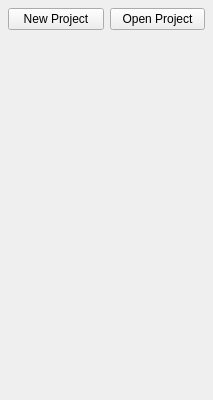
<?xml version="1.0" encoding="UTF-8"?>
<ui version="4.0">
 <class>SidebarSplit</class>
 <widget class="QWidget" name="SidebarSplit">
  <property name="geometry">
   <rect>
    <x>0</x>
    <y>0</y>
    <width>213</width>
    <height>400</height>
   </rect>
  </property>
  <property name="minimumSize">
   <size>
    <width>0</width>
    <height>0</height>
   </size>
  </property>
  <property name="maximumSize">
   <size>
    <width>16777215</width>
    <height>16777215</height>
   </size>
  </property>
  <layout class="QVBoxLayout" name="root_layout">
   <property name="spacing">
    <number>0</number>
   </property>
   <property name="leftMargin">
    <number>0</number>
   </property>
   <property name="topMargin">
    <number>0</number>
   </property>
   <property name="rightMargin">
    <number>0</number>
   </property>
   <property name="bottomMargin">
    <number>0</number>
   </property>
   <item>
    <widget class="QScrollArea" name="scroll">
     <property name="frameShape">
      <enum>QFrame::Shape::NoFrame</enum>
     </property>
     <property name="horizontalScrollBarPolicy">
      <enum>Qt::ScrollBarPolicy::ScrollBarAlwaysOff</enum>
     </property>
     <property name="widgetResizable">
      <bool>true</bool>
     </property>
     <widget class="QWidget" name="content">
      <property name="geometry">
       <rect>
        <x>0</x>
        <y>0</y>
        <width>213</width>
        <height>400</height>
       </rect>
      </property>
      <layout class="QVBoxLayout" name="contentLayout">
       <property name="spacing">
        <number>8</number>
       </property>
       <property name="leftMargin">
        <number>8</number>
       </property>
       <property name="topMargin">
        <number>8</number>
       </property>
       <property name="rightMargin">
        <number>8</number>
       </property>
       <property name="bottomMargin">
        <number>8</number>
       </property>
       <item>
        <layout class="QHBoxLayout" name="projectActions">
         <property name="spacing">
          <number>6</number>
         </property>
         <item>
          <widget class="QPushButton" name="newProject">
           <property name="cursor">
            <cursorShape>PointingHandCursor</cursorShape>
           </property>
           <property name="toolTip">
            <string>Create a new project</string>
           </property>
           <property name="text">
            <string>New Project</string>
           </property>
          </widget>
         </item>
         <item>
          <widget class="QPushButton" name="openProject">
           <property name="cursor">
            <cursorShape>PointingHandCursor</cursorShape>
           </property>
           <property name="toolTip">
            <string>Open an existing project</string>
           </property>
           <property name="text">
            <string>Open Project</string>
           </property>
          </widget>
         </item>
        </layout>
       </item>
       <item>
        <widget class="FileSection" name="inputFiles">
         <property name="title" stdset="0">
          <string>Input Files</string>
         </property>
         <property name="inputs" stdset="0">
          <bool>true</bool>
         </property>
         <property name="show_legend" stdset="0">
          <bool>false</bool>
         </property>
         <property name="is_expanded" stdset="0">
          <bool>true</bool>
         </property>
        </widget>
       </item>
       <item>
        <widget class="FileSection" name="outputFiles">
         <property name="title" stdset="0">
          <string>Output Files</string>
         </property>
         <property name="inputs" stdset="0">
          <bool>false</bool>
         </property>
         <property name="show_legend" stdset="0">
          <bool>false</bool>
         </property>
         <property name="is_expanded" stdset="0">
          <bool>true</bool>
         </property>
        </widget>
       </item>
       <item>
        <widget class="StepCard" name="skyCard">
         <property name="title" stdset="0">
          <string>Define Sky Region</string>
         </property>
         <property name="step_number" stdset="0">
          <number>1</number>
         </property>
         <property name="subtitle" stdset="0">
          <string>Detect Sky and refine sky protection mask</string>
         </property>
         <property name="is_expanded" stdset="0">
          <bool>false</bool>
         </property>
         <property name="before_after_enabled" stdset="0">
          <bool>true</bool>
         </property>
         <widget class="SkyMaskSettings" name="skySettings" native="true">
          <property name="geometry">
           <rect>
            <x>0</x>
            <y>0</y>
            <width>100</width>
            <height>30</height>
           </rect>
          </property>
         </widget>
        </widget>
       </item>
       <item>
        <widget class="StepCard" name="separateCard">
         <property name="title" stdset="0">
          <string>Separate Stars</string>
         </property>
         <property name="step_number" stdset="0">
          <number>2</number>
         </property>
         <property name="subtitle" stdset="0">
          <string>Separate into starless and stars layers</string>
         </property>
         <property name="is_expanded" stdset="0">
          <bool>false</bool>
         </property>
         <property name="before_after_enabled" stdset="0">
          <bool>true</bool>
         </property>
         <widget class="SeparateStarsSettings" name="separateSettings" native="true">
          <property name="geometry">
           <rect>
            <x>0</x>
            <y>0</y>
            <width>100</width>
            <height>30</height>
           </rect>
          </property>
         </widget>
        </widget>
       </item>
       <item>
        <widget class="StepCard" name="starlessCard">
         <property name="title" stdset="0">
          <string>Finish Starless</string>
         </property>
         <property name="step_number" stdset="0">
          <number>3</number>
         </property>
         <property name="subtitle" stdset="0">
          <string>AI denoise with Structure and Detail controls</string>
         </property>
         <property name="is_expanded" stdset="0">
          <bool>false</bool>
         </property>
         <property name="before_after_enabled" stdset="0">
          <bool>true</bool>
         </property>
         <widget class="SplitStarlessSettings" name="starlessSettings" native="true">
          <property name="geometry">
           <rect>
            <x>0</x>
            <y>0</y>
            <width>100</width>
            <height>30</height>
           </rect>
          </property>
         </widget>
        </widget>
       </item>
       <item>
        <widget class="StepCard" name="recombineCard">
         <property name="title" stdset="0">
          <string>Recombine and Save</string>
         </property>
         <property name="step_number" stdset="0">
          <number>4</number>
         </property>
         <property name="subtitle" stdset="0">
          <string>Blend layers and export image</string>
         </property>
         <property name="is_expanded" stdset="0">
          <bool>false</bool>
         </property>
         <property name="before_after_enabled" stdset="0">
          <bool>true</bool>
         </property>
         <widget class="SplitRecombineSettings" name="recombineSettings" native="true">
          <property name="geometry">
           <rect>
            <x>0</x>
            <y>0</y>
            <width>100</width>
            <height>30</height>
           </rect>
          </property>
         </widget>
        </widget>
       </item>
       <item>
        <spacer name="content_spacer">
         <property name="orientation">
          <enum>Qt::Orientation::Vertical</enum>
         </property>
         <property name="sizeHint" stdset="0">
          <size>
           <width>20</width>
           <height>40</height>
          </size>
         </property>
        </spacer>
       </item>
      </layout>
     </widget>
    </widget>
   </item>
  </layout>
 </widget>
 <customwidgets>
  <customwidget>
   <class>FileSection</class>
   <extends>QFrame</extends>
   <header>startrails.ui.file_manager</header>
   <container>1</container>
  </customwidget>
  <customwidget>
   <class>StepCard</class>
   <extends>QFrame</extends>
   <header>startrails.ui.steps</header>
   <container>1</container>
   <addpagemethod>add_body</addpagemethod>
  </customwidget>
  <customwidget>
   <class>SkyMaskSettings</class>
   <extends>QWidget</extends>
   <header>startrails.ui.sky_mask_settings</header>
  </customwidget>
  <customwidget>
   <class>SeparateStarsSettings</class>
   <extends>QWidget</extends>
   <header>startrails.ui.steps_separate</header>
  </customwidget>
  <customwidget>
   <class>SplitStarlessSettings</class>
   <extends>QWidget</extends>
   <header>startrails.ui.steps_starless</header>
  </customwidget>
  <customwidget>
   <class>SplitRecombineSettings</class>
   <extends>QWidget</extends>
   <header>startrails.ui.steps_recombine</header>
  </customwidget>
 </customwidgets>
 <resources>
  <include location="resources.qrc"/>
 </resources>
 <connections/>
</ui>
